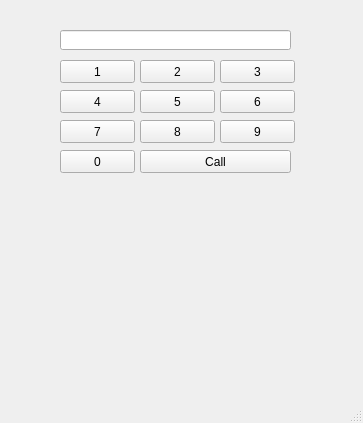
<?xml version="1.0" encoding="UTF-8"?>
<ui version="4.0">
 <class>MainWindow</class>
 <widget class="QMainWindow" name="MainWindow">
  <property name="geometry">
   <rect>
    <x>0</x>
    <y>0</y>
    <width>363</width>
    <height>423</height>
   </rect>
  </property>
  <property name="windowTitle">
   <string>MainWindow</string>
  </property>
  <widget class="QWidget" name="centralwidget">
   <widget class="QLineEdit" name="le">
    <property name="geometry">
     <rect>
      <x>60</x>
      <y>30</y>
      <width>231</width>
      <height>20</height>
     </rect>
    </property>
    <property name="alignment">
     <set>Qt::AlignRight|Qt::AlignTrailing|Qt::AlignVCenter</set>
    </property>
   </widget>
   <widget class="QPushButton" name="pb1">
    <property name="geometry">
     <rect>
      <x>60</x>
      <y>60</y>
      <width>75</width>
      <height>23</height>
     </rect>
    </property>
    <property name="text">
     <string>1</string>
    </property>
   </widget>
   <widget class="QPushButton" name="pb2">
    <property name="geometry">
     <rect>
      <x>140</x>
      <y>60</y>
      <width>75</width>
      <height>23</height>
     </rect>
    </property>
    <property name="text">
     <string>2</string>
    </property>
   </widget>
   <widget class="QPushButton" name="pb3">
    <property name="geometry">
     <rect>
      <x>220</x>
      <y>60</y>
      <width>75</width>
      <height>23</height>
     </rect>
    </property>
    <property name="text">
     <string>3</string>
    </property>
   </widget>
   <widget class="QPushButton" name="pb4">
    <property name="geometry">
     <rect>
      <x>60</x>
      <y>90</y>
      <width>75</width>
      <height>23</height>
     </rect>
    </property>
    <property name="text">
     <string>4</string>
    </property>
   </widget>
   <widget class="QPushButton" name="pb6">
    <property name="geometry">
     <rect>
      <x>220</x>
      <y>90</y>
      <width>75</width>
      <height>23</height>
     </rect>
    </property>
    <property name="text">
     <string>6</string>
    </property>
   </widget>
   <widget class="QPushButton" name="pb5">
    <property name="geometry">
     <rect>
      <x>140</x>
      <y>90</y>
      <width>75</width>
      <height>23</height>
     </rect>
    </property>
    <property name="text">
     <string>5</string>
    </property>
   </widget>
   <widget class="QPushButton" name="pb7">
    <property name="geometry">
     <rect>
      <x>60</x>
      <y>120</y>
      <width>75</width>
      <height>23</height>
     </rect>
    </property>
    <property name="text">
     <string>7</string>
    </property>
   </widget>
   <widget class="QPushButton" name="pb9">
    <property name="geometry">
     <rect>
      <x>220</x>
      <y>120</y>
      <width>75</width>
      <height>23</height>
     </rect>
    </property>
    <property name="text">
     <string>9</string>
    </property>
   </widget>
   <widget class="QPushButton" name="pb8">
    <property name="geometry">
     <rect>
      <x>140</x>
      <y>120</y>
      <width>75</width>
      <height>23</height>
     </rect>
    </property>
    <property name="text">
     <string>8</string>
    </property>
   </widget>
   <widget class="QPushButton" name="pb0">
    <property name="geometry">
     <rect>
      <x>60</x>
      <y>150</y>
      <width>75</width>
      <height>23</height>
     </rect>
    </property>
    <property name="text">
     <string>0</string>
    </property>
   </widget>
   <widget class="QPushButton" name="pbCall">
    <property name="geometry">
     <rect>
      <x>140</x>
      <y>150</y>
      <width>151</width>
      <height>23</height>
     </rect>
    </property>
    <property name="text">
     <string>Call</string>
    </property>
   </widget>
  </widget>
  <widget class="QMenuBar" name="menubar">
   <property name="geometry">
    <rect>
     <x>0</x>
     <y>0</y>
     <width>363</width>
     <height>21</height>
    </rect>
   </property>
  </widget>
  <widget class="QStatusBar" name="statusbar"/>
 </widget>
 <resources/>
 <connections/>
</ui>
